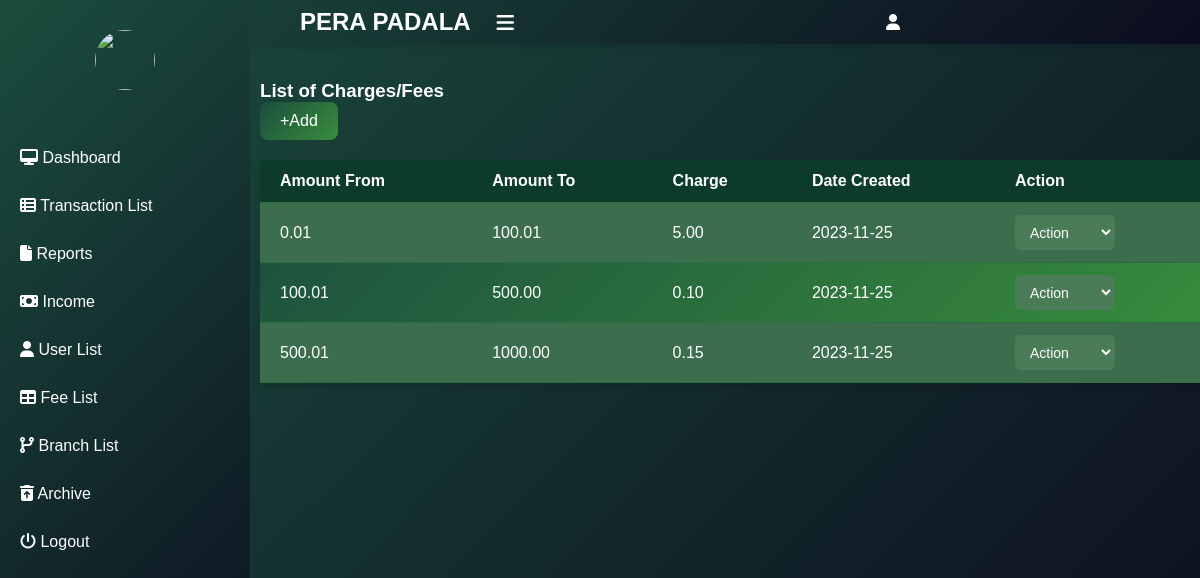
The page /fee.php on the database its author committed.
### tables this page shows
CREATE TABLE `fee_structure` (
  `id` int(11) NOT NULL,
  `amount_from` decimal(10,2) NOT NULL,
  `amount_to` decimal(10,2) NOT NULL,
  `fee_percentage` decimal(5,2) DEFAULT NULL,
  `date_created` date NOT NULL DEFAULT current_timestamp()
);

### fee.php (the view, shortened to what this page needs)
<?php
include 'connect.php';
?>
<!DOCTYPE html>
<html>
<head>
    <link rel="stylesheet" href="https://stackpath.bootstrapcdn.com/font-awesome/4.7.0/css/font-awesome.min.css">
    <link rel="stylesheet" type="text/css" href="css/fontawesome/css/all.css">
<body>
    <header class="header">
        <h2 class="u-name">PERA <b>PADALA</b>
            <label for="checkbox">
                <i id="navbtn" class="fa fa-bars" aria-hidden="true"></i>
            </label>
        </h2>
        <i class="fa fa-user" aria-hidden="true"></i>
    </header>
    <div class="body">
        <nav class="side-bar">
            <div class="user-p">
                <img style="height:60px; width:60px;" src="<?php echo $_SESSION['user_image']; ?>">
            </div>
                    <ul>
                <li>
                    <a href="admin_dashboard.php">
                        <i class="fa fa-desktop" aria-hidden="true"></i>
                        <span>Dashboard</span>
                    </a>
                </li>
            <li>
                    <a href="list.php">
                        <i class="fas fa-regular fa-table-list" aria-hidden="true"></i>
                        <span>Transaction List</span>
                    </a>
                </li>
                <li>
                    <a href="report.php">
                        <i class="fas fa-light fa-file" aria-hidden="true"></i>
                        <span>Reports</span>
                    </a>
                </li>
                    <li>
                    <a href="income.php">
                        <i class="fas fa-light fa-money-bill"aria-hidden="true"></i>
                        <span>Income</span>
                    </a>
                </li>
                <li>
                    <a href="user.php">
                        <i class="fas fa-solid fa-user" aria-hidden="true"></i>
                        <span>User List</span>
                    </a>
                </li>
                    <li>
                    <a href="fee.php">
                        <i class="fas fa-regular fa-table"  aria-hidden="true"></i>
                        <span>Fee List</span>
                    </a>
                </li>
                    <li>
                    <a href="branch.php">
                        <i class="fas fa-code-branch" aria-hidden="true"></i>
                        <span>Branch List</span>
                    </a>
                </li>
                <li>
                    <a href="archive1.php">
                        <i class="fas fa-solid fa-trash-can-arrow-up"  aria-hidden="true"></i>
                        <span>Archive</span>
                    </a>
                </li>
                <li>
                    <a href="logout.php">
                        <i class="fa fa-power-off" aria-hidden="true"></i>
                        <span>Logout</span>
                    </a>
                </li>
            </ul>
        </nav>
<section   class="section-1">
 <body>
    <main class="table" >
        <section class="table__header">
            <h1 >List of Charges/Fees</h1>
<a href="fee_add.php">
<button name="btn" type="submit" name="add">+Add</button>
            </a>
        </section>
        <section class="table__body">
      <body class="b_ody">
    <div class="header_fixed">
        <table id="data-table">
            <thead>
                <tr>
                    <th> Amount From </th>
                    <th> Amount To </th>
                    <th> Charge </th>
                    <th> Date Created </th>
                    <th> Action </th>
                    </tr>
                </thead>
                <tbody>
                  	<?php
$sql = "SELECT id, amount_from,amount_to, fee_percentage, date_created FROM fee_structure ";
$result = $conn->query($sql);
if ($result->num_rows > 0) {
    while ($row = $result->fetch_assoc()) {
        ?>
        <tr >
        <td ><?php echo $row["amount_from"] ?></td>
        <td ><?php echo $row["amount_to"] ?></td>
        <td ><?php echo $row["fee_percentage"] ?></td>
        <td ><?php echo $row["date_created"] ?></td>
         <?php
                $selectOptions = '<td>';
                $selectOptions .= '<select class="hiddenSelect" >';
                $selectOptions .= '<option value="#">Action</option>';
                $selectOptions .= '<option value="fee_update.php?id=' . $row["id"] . '">Edit</option>';
                $selectOptions .= '<option value="d1.php?id=' . $row["id"] . '">Delete</option>';
                $selectOptions .= '</select>';
                $selectOptions .= '</td>';
                echo $selectOptions;
                ?>
        </tr>
    </div>
        <?php
    }
} else {
    echo "0 results";
}
?>
</body>
</body>
</html>

### fee.php (style rules this page uses)
#navbtn { display: inline-block; margin-left: 20px; font-size: 20px; transition: 500ms color; }
:root { --poppins: 'Poppins', sans-serif; --lato: 'Lato', sans-serif; --light: #F9F9F9; --blue: #3C91E6; --dark-green: #1b4d3e; --light-green: #388e3c; --grey: #333; --dark-grey: #AAAAAA; --dark: #2C3E50; --red: #DB504A; --yellow: #FFCE26; --orange: #FD7238; --green: #28a745; }
*, *::before, *::after { margin: 0; padding: 0; box-sizing: border-box; }
body { font-family: var(--poppins); background: linear-gradient(135deg, var(--dark-green), #0c0c1e); color: white; height: 100%; }
body, html { height: 100%; }
.side-bar { background: linear-gradient(135deg, var(--dark-green), #0c0c1e); color: white; width: 250px; height: 100%; position: fixed; padding-top: 20px; top: 0; left: 0; z-index: 1000; transition: width 0.3s ease-in-out; }
.side-bar a { text-decoration: none; color: white; display: block; padding: 15px 20px; font-size: 16px; transition: background-color 0.3s ease; }
.side-bar .user-p { text-align: center; padding: 10px; margin-bottom: 20px; }
.side-bar .user-p img { border-radius: 50%; width: 60px; height: 60px; }
header { background: linear-gradient(136deg, var(--dark-green), #0c0c1e); padding: 8px 300px; color: white; display: flex; justify-content: space-between; align-items: center; z-index: 100; position: fixed; top: 0; left: 0; right: 0; box-shadow: 0 4px 6px rgba(0, 0, 0, 0.1); }
header h2 { font-size: 24px; }
header i { font-size: 24px; cursor: pointer; }
.body { margin-left: 260px; padding-top: 80px; }
#data-table { width: 100%; border-collapse: collapse; margin: 20px 0; border-radius: 8px; box-shadow: 0 4px 6px rgba(0, 0, 0, 0.1); background: linear-gradient(135deg, #1b4d3e, #388e3c); }
#data-table thead { background-color: #0c3c29; color: white; text-align: left; font-weight: bold; }
#data-table th, #data-table td { padding: 12px 20px; border-bottom: 1px solid #2C6E44; text-align: left; }
#data-table tr:nth-child(even) { background-color: #3c6e4d; }
#data-table .hiddenSelect { width: 100px; height: 35px; background-color: #4a7c57; color: white; border: 1px solid #4a7c57; font-size: 14px; border-radius: 5px; cursor: pointer; padding: 5px 10px; }
button[name="btn"] { background: linear-gradient(135deg, #1b4d3e, #388e3c); color: white; border: none; padding: 10px 20px; font-size: 16px; border-radius: 8px; cursor: pointer; transition: background-color 0.3s ease; display: inline-block; top: 0px; }

### rows shown on the page
fee_structure: amount_from "0.01", amount_to "100.01", fee_percentage "5.00", date_created "2023-11-25"
fee_structure: amount_from "100.01", amount_to "500.00", fee_percentage "0.10", date_created "2023-11-25"
fee_structure: amount_from "500.01", amount_to "1000.00", fee_percentage "0.15", date_created "2023-11-25"
